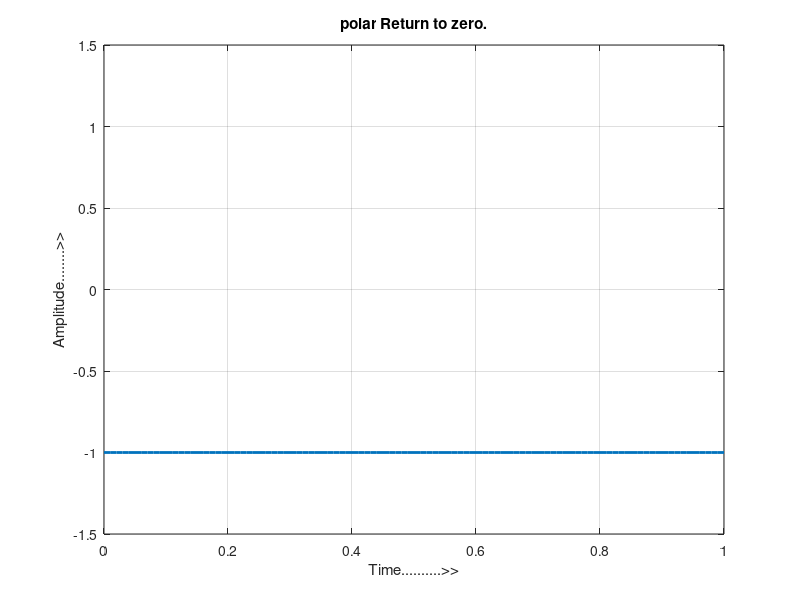

MATLAB code to generate this figure:
clc;
clear all;
close all;
b=input('Enter the Bit stream \n '); 
n = length(b);
t = 0:.01:n;
x = 1:1:(n+1)*100;

for i = 1:n
    for j = i:.1:i+1
        if b(i)==1
            bw(x(i*100:(i+1)*100)) = 1;
        else
           bw(x(i*100:(i+1)*100))=-1; 
        end
    end
end

bw = bw(100:end);
subplot(1,1,1)
plot(t,bw,'Linewidth',2)
grid on ; 
axis([0 n -1.5 +1.5]);
title("polar Return to zero.");
xlabel("Time..........>>");
ylabel("Amplitude........>>");
